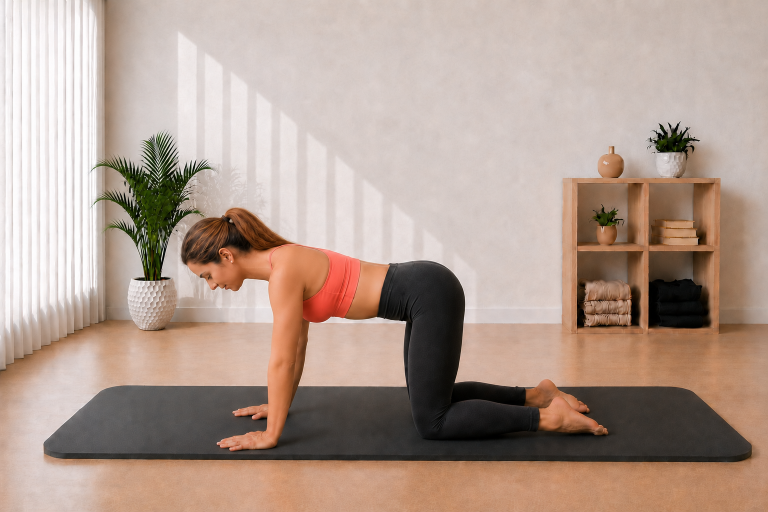
#> input picture Pilates Assets/02_Exercise_Cards/Thread the Needle/thread_the_needle_start_v02.png, 1536 x 1024 px (shown at 1/2 size); the run also reads 1 picture not shown here
$ python build_thread_the_needle_cards.py
#> lines starting #> are read from the running program, lines starting #| are printed output that depends on the picture; after the words box and inside, x2 and y2 are one past the last pixel; in counts of white or black regions, pixels touching at a corner belong together
# -*- coding: utf-8 -*-
from pathlib import Path
import hashlib

from PIL import Image, ImageDraw, ImageFont, ImageOps


BASE = Path(__file__).resolve().parent
START = BASE / "thread_the_needle_start_v02.png"
HERO = BASE / "thread_the_needle_hero_v02.png"
GUIDE = BASE / "thread_the_needle_guide_card_v01.png"
STEP = BASE / "thread_the_needle_step_by_step_v01.png"

BG = (244, 251, 250)
CARD = (255, 255, 255)
INK = (38, 44, 47)
MUTED = (92, 108, 112)
TEAL = (20, 154, 154)
TEAL_D = (14, 122, 123)
LINE = (210, 232, 230)
SOFT = (231, 247, 246)
FONT_DIR = Path(r"C:\Windows\Fonts")


def sha256(path):
    return hashlib.sha256(path.read_bytes()).hexdigest()


def font(name, size):
#> called with name = 'arialbd.ttf', size = 44
    for candidate in (FONT_DIR / name, FONT_DIR / "arial.ttf", FONT_DIR / "segoeui.ttf"):
        if candidate.exists():
            return ImageFont.truetype(str(candidate), size)
    return ImageFont.load_default()


F = {
    "title": font("arialbd.ttf", 44),
    "subtitle": font("arialbd.ttf", 21),
    "h2": font("arialbd.ttf", 25),
    "h3": font("arialbd.ttf", 20),
    "body": font("arial.ttf", 20),
    "small": font("arial.ttf", 17),
    "small_b": font("arialbd.ttf", 17),
    "tiny": font("arial.ttf", 14),
    "step_title": font("arialbd.ttf", 38),
    "step_h": font("arialbd.ttf", 22),
    "step_body": font("arial.ttf", 18),
}


def rounded(draw, box, radius=28, fill=CARD, outline=LINE, width=2):
    draw.rounded_rectangle(box, radius=radius, fill=fill, outline=outline, width=width)


def wrap_text(draw, text, selected_font, max_width):
    lines, current = [], ""
    for word in text.split():
        candidate = (current + " " + word).strip()
        if draw.textbbox((0, 0), candidate, font=selected_font)[2] <= max_width or not current:
            current = candidate
        else:
            lines.append(current)
            current = word
    if current:
        lines.append(current)
    return lines


def draw_wrapped(draw, xy, text, selected_font, fill, max_width, line_gap=7):
    x, y = xy
    for line in wrap_text(draw, text, selected_font, max_width):
        draw.text((x, y), line, font=selected_font, fill=fill)
        y += draw.textbbox((0, 0), line, font=selected_font)[3] + line_gap
    return y


def fit_image(path, size, crop=True):
    with Image.open(path) as source:
        source = source.convert("RGB")
        if crop:
            return ImageOps.fit(source, size, method=Image.Resampling.LANCZOS, centering=(0.5, 0.55))
        contained = ImageOps.contain(source, size, Image.Resampling.LANCZOS)
    canvas = Image.new("RGB", size, CARD)
    canvas.paste(contained, ((size[0] - contained.width) // 2, (size[1] - contained.height) // 2))
    return canvas


def paste_round(base, image, box, radius=22):
    x1, y1, x2, y2 = box
    size = (x2 - x1, y2 - y1)
    if image.size != size:
        image = image.resize(size, Image.Resampling.LANCZOS)
    mask = Image.new("L", size, 0)
    ImageDraw.Draw(mask).rounded_rectangle((0, 0, size[0], size[1]), radius=radius, fill=255)
    base.paste(image, (x1, y1), mask)


def center_text(draw, box, text, selected_font, fill):
    x1, y1, x2, y2 = box
    bounds = draw.textbbox((0, 0), text, font=selected_font)
    draw.text(
        (x1 + (x2 - x1 - (bounds[2] - bounds[0])) / 2,
         y1 + (y2 - y1 - (bounds[3] - bounds[1])) / 2 - 2),
        text,
        font=selected_font,
        fill=fill,
    )


def pill(draw, xy, text, selected_font):
    x, y = xy
    bounds = draw.textbbox((0, 0), text, font=selected_font)
    box = (x, y, x + bounds[2] - bounds[0] + 32, y + bounds[3] - bounds[1] + 16)
    draw.rounded_rectangle(box, radius=16, fill=SOFT, outline=LINE, width=1)
    draw.text((x + 16, y + 7), text, font=selected_font, fill=TEAL_D)
    return box[2] + 8


def draw_icon(draw, center, kind, color=TEAL):
    x, y = center
    if kind == "breath":
        draw.arc((x - 8, y - 8, x + 8, y + 8), 25, 320, fill=color, width=3)
        draw.line((x + 7, y - 8, x + 12, y - 8, x + 12, y - 3), fill=color, width=3)
    elif kind == "focus":
        draw.ellipse((x - 8, y - 8, x + 8, y + 8), outline=color, width=3)
        draw.ellipse((x - 3, y - 3, x + 3, y + 3), fill=color)
    elif kind == "repeat":
        draw.arc((x - 9, y - 7, x + 9, y + 7), 200, 20, fill=color, width=3)
        draw.polygon([(x + 8, y - 8), (x + 14, y - 5), (x + 9, y - 1)], fill=color)


def verify_sources():
    for path in (START, HERO):
        if not path.exists():
            raise FileNotFoundError(path)
        with Image.open(path) as image:
#> image is the input picture: PIL image 1536x1024 RGB; mean R, G, B 177.8, 156.5, 144.3
            if image.mode != "RGB" or image.format != "PNG":
                raise RuntimeError(f"Unexpected source properties for {path.name}: {image.size} {image.mode}")
#> pass 2 of the loop in verify_sources, `for path in (START, HERO):`:
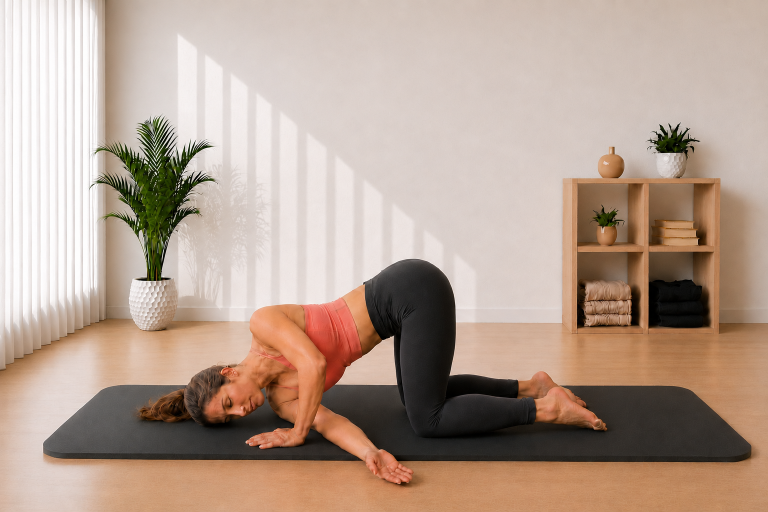
#> input picture Pilates Assets/02_Exercise_Cards/Thread the Needle/thread_the_needle_hero_v02.png, 1536 x 1024 px (shown at 1/2 size)
#> in verify_sources, image is the input picture: PIL image 1536x1024 RGB; mean R, G, B 181.7, 160.1, 145.6


def build_guide():
    image = Image.new("RGB", (780, 1688), BG)
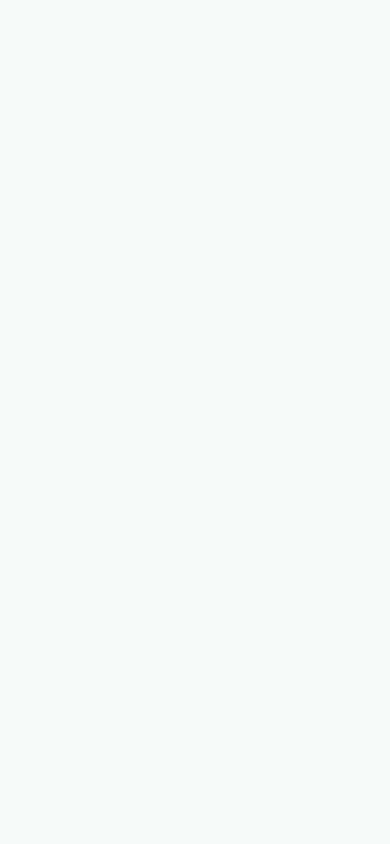
#> image: PIL image 780x1688 RGB (shown at 1/2 size); mean R, G, B 244, 251, 250
    draw = ImageDraw.Draw(image)

    rounded(draw, (34, 34, 746, 146))
    draw.text((62, 48), "THREAD THE NEEDLE", font=F["title"], fill=INK)
    draw.text((62, 98), "Protažení s rotací v kleku", font=F["subtitle"], fill=TEAL_D)
    x = pill(draw, (62, 154), "Mobilita zad", F["small_b"])
#> x = 158
    pill(draw, (x, 154), "Bez pomůcky", F["small_b"])

    rounded(draw, (34, 206, 746, 670))
    paste_round(image, fit_image(HERO, (680, 402), crop=True), (50, 232, 730, 634), 22)
#> in paste_round, `x1, y1, x2, y2 = box`: x1 = 50; y1 = 232; x2 = 730; y2 = 634
#> in paste_round, `size = (x2 - x1, y2 - y1)`: size = (680, 402)
#> in paste_round, `mask = Image.new("L", size, 0)`: mask: PIL image 680x402 L; every value is 0
#> in paste_round, `ImageDraw.Draw(mask).rounded_rectangle((0, 0, size[0], size[1]), radiu..`:
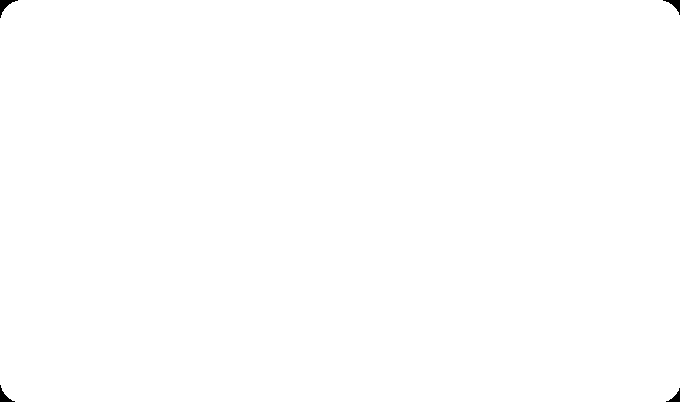
#> mask: PIL image 680x402 L; 99.9% white; 4 black regions, box (x1, y1, x2, y2) and area: (0, 0, 18, 18) 111, (663, 0, 680, 15) 93, (0, 385, 15, 402) 93, (666, 388, 680, 402) 76

    mini_y, mini_w, mini_h = 698, 218, 146
    xs = [34, 274, 514]
    labels = [
        ("START", "Na všech čtyřech", START),
        ("HERO", "Provleč paži", HERO),
        ("START", "Vrať se zpět", START),
    ]
    for index, (x0, (label, caption, source)) in enumerate(zip(xs, labels), 1):
        card_bottom = mini_y + mini_h + 74
        rounded(draw, (x0, mini_y, x0 + mini_w, card_bottom), 22)
        paste_round(image, fit_image(source, (mini_w - 22, mini_h), crop=True),
                    (x0 + 11, mini_y + 10, x0 + mini_w - 11, mini_y + 10 + mini_h), 16)
#> call 2 of fit_image, with size = (196, 146), crop = True
#> in fit_image (call 2), `return ImageOps.fit(source, size, method=Image.Resampling.LANCZOS, cen..`:
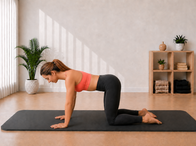
#> returned value: PIL image 196x146 RGB; mean R, G, B 174.9, 153.4, 141.1
#> call 2 of paste_round, with box = (45, 708, 241, 854), radius = 16
#> in paste_round (call 2), `x1, y1, x2, y2 = box`: x1 = 45; y1 = 708; x2 = 241; y2 = 854
#> in paste_round (call 2), `size = (x2 - x1, y2 - y1)`: size = (196, 146)
#> in paste_round (call 2), `mask = Image.new("L", size, 0)`: mask: PIL image 196x146 L; every value is 0
#> in paste_round (call 2), `ImageDraw.Draw(mask).rounded_rectangle((0, 0, size[0], size[1]), radiu..`:
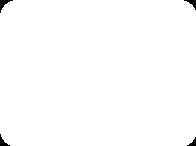
#> mask: PIL image 196x146 L; 99.3% white; 4 black regions, box (x1, y1, x2, y2) and area: (0, 0, 13, 13) 61, (184, 0, 196, 10) 48, (0, 134, 10, 146) 48, (187, 137, 196, 146) 36
        draw.ellipse((x0 + 15, mini_y + 15, x0 + 43, mini_y + 43), fill=TEAL)
        center_text(draw, (x0 + 15, mini_y + 15, x0 + 43, mini_y + 43), str(index), F["tiny"], CARD)
        center_text(draw, (x0 + 5, mini_y + mini_h + 14, x0 + mini_w - 5, mini_y + mini_h + 40), label, F["small_b"], INK)
        center_text(draw, (x0 + 5, mini_y + mini_h + 38, x0 + mini_w - 5, mini_y + mini_h + 59), caption, F["tiny"], MUTED)
#> pass 2 of the loop in build_guide, `for index, (x0, (label, caption, source)) in enumerate(zip(xs, labels)..`:

    info_y, box_w, box_h = 942, 218, 174
    info = [
        ("Dech", ["Výdech při rotaci.", "Nádech při návratu."], "breath"),
        ("Zaměř se", ["Pánev drž nad koleny.", "Ramena nech uvolněná."], "focus"),
        ("Opakování", ["20 s / strana", "2-3 série"], "repeat"),
    ]
    for x0, (title, lines, icon) in zip(xs, info):
        rounded(draw, (x0, info_y, x0 + box_w, info_y + box_h), 22, fill=CARD, outline=(222, 238, 236), width=1)
        draw_icon(draw, (x0 + 28, info_y + 31), icon)
        draw.text((x0 + 48, info_y + 19), title, font=F["small_b"], fill=INK)
        y = info_y + 58
        for line in lines:
            draw.text((x0 + 18, y), line, font=F["tiny"], fill=MUTED)
            y += 27

    rounded(draw, (34, 1152, 746, 1436))
    draw.text((62, 1184), "Krátký průběh", font=F["h2"], fill=INK)
    guide_lines = [
        "1. Začni na všech čtyřech s dlaněmi pod rameny.",
        "2. S výdechem provleč jednu paži pod tělem.",
        "3. Nech rameno a hlavu jemně klesnout k podložce.",
        "4. S nádechem se vrať a vystřídej stranu.",
    ]
    y = 1230
    for line in guide_lines:
        y = draw_wrapped(draw, (62, y), line, F["body"], MUTED, 650, 5) + 5
#> this loop made 4 passes
#> y on passes 1 to 4: 1252, 1274, 1296, 1318
#> after the loop, y = 1318

    rounded(draw, (34, 1466, 746, 1648), 28, fill=(255, 247, 244), outline=(242, 220, 216), width=1)
    draw.text((62, 1498), "Na co si dát pozor", font=F["h2"], fill=INK)
    draw_wrapped(
        draw,
        (62, 1544),
        "Nevytáčej pánev a netlač rameno ani hlavu silou do podložky. Pohyb má zůstat pomalý a příjemný.",
        F["body"],
        MUTED,
        650,
        7,
    )

    image.save(GUIDE, "PNG")


def build_step():
    image = Image.new("RGB", (780, 2280), BG)
#> image: PIL image 780x2280 RGB
    draw = ImageDraw.Draw(image)

    rounded(draw, (34, 34, 746, 136))
    draw.text((62, 48), "Krok za krokem", font=F["step_title"], fill=INK)
    draw.text((62, 94), "Thread the Needle", font=F["small_b"], fill=TEAL_D)

    steps = [
        ("START", START, "Začni na všech čtyřech. Dlaně dej pod ramena, kolena pod kyčle a páteř drž neutrálně."),
        ("HLAVNÍ POHYB", HERO, "S výdechem provleč jednu paži pod tělem. Rameno a hlavu nech jemně klesnout k podložce."),
        ("NÁVRAT", START, "S nádechem se kontrolovaně vrať zpět na všechny čtyři a potom vystřídej stranu."),
    ]

    y = 174
    for index, (title, source, text) in enumerate(steps, 1):
        card_height = 470
        rounded(draw, (34, y, 746, y + card_height))
        paste_round(image, fit_image(source, (680, 300), crop=True), (50, y + 24, 730, y + 324), 22)
#> in fit_image (call 5), `return ImageOps.fit(source, size, method=Image.Resampling.LANCZOS, cen..`:
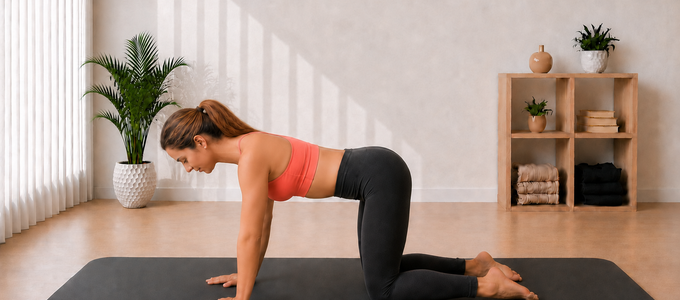
#> returned value: PIL image 680x300 RGB; mean R, G, B 173.8, 152.6, 140.4
#> in paste_round (call 5), `x1, y1, x2, y2 = box`: x1 = 50; y1 = 198; x2 = 730; y2 = 498
#> in paste_round (call 5), `size = (x2 - x1, y2 - y1)`: size = (680, 300)
#> in paste_round (call 5), `mask = Image.new("L", size, 0)`: mask: PIL image 680x300 L; every value is 0
#> in paste_round (call 5), `ImageDraw.Draw(mask).rounded_rectangle((0, 0, size[0], size[1]), radiu..`: mask: PIL image 680x300 L; 99.8% white; 4 black regions, box (x1, y1, x2, y2) and area: (0, 0, 18, 18) 111, (663, 0, 680, 15) 93, (0, 283, 15, 300) 93, (666, 286, 680, 300) 76
#> in paste_round (call 5), `base.paste(image, (x1, y1), mask)`:
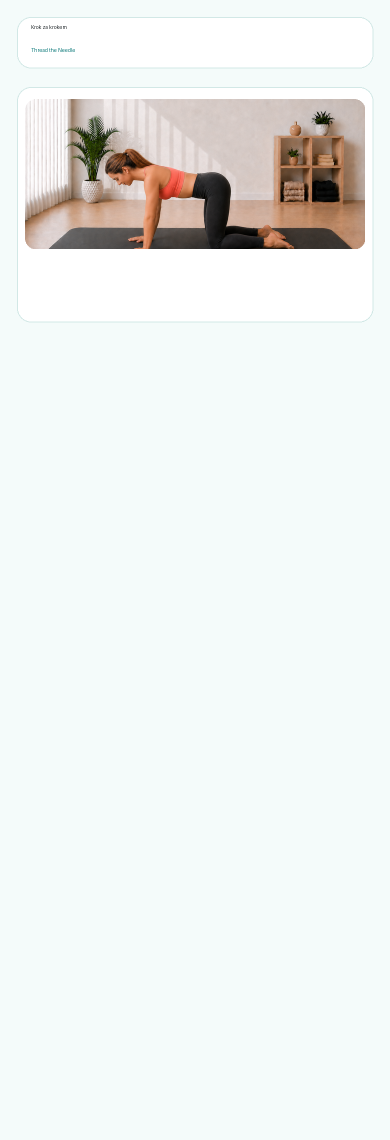
#> base: PIL image 780x2280 RGB (shown at 1/2 size); mean R, G, B 237, 240.1, 237.9
        draw.ellipse((62, y + 38, 104, y + 80), fill=TEAL)
        center_text(draw, (62, y + 38, 104, y + 80), str(index), F["small_b"], CARD)
        draw.text((62, y + 340), title, font=F["step_h"], fill=INK)
        draw_wrapped(draw, (62, y + 372), text, F["step_body"], MUTED, 650, 5)
        y += card_height
        if index < len(steps):
            center_text(draw, (0, y + 13, 780, y + 55), "↓", font("arialbd.ttf", 32), TEAL_D)
            y += 76
#> pass 2 of the loop in build_step, `for index, (title, source, text) in enumerate(steps, 1):`:
#> in fit_image (call 6), `return ImageOps.fit(source, size, method=Image.Resampling.LANCZOS, cen..`:
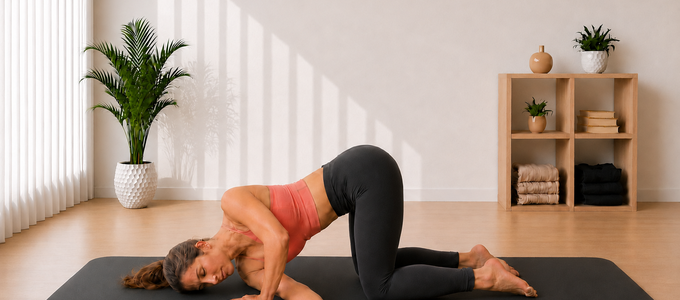
#> returned value: PIL image 680x300 RGB; mean R, G, B 178.4, 157.7, 143.7
#> y1 = 744; y2 = 1044
#> in paste_round (call 6), `base.paste(image, (x1, y1), mask)`:
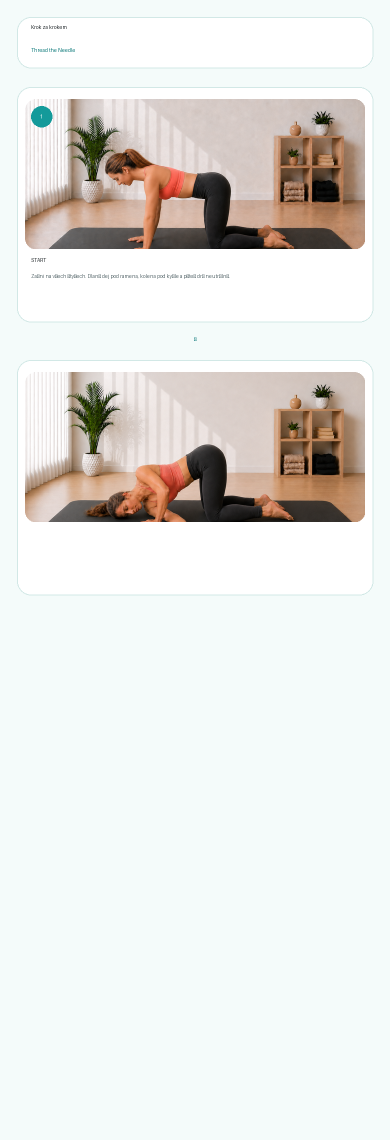
#> base: PIL image 780x2280 RGB (shown at 1/2 size); mean R, G, B 229.9, 229.4, 225.9

    info_y = y + 28
    rounded(draw, (34, info_y, 746, info_y + 126), 28, fill=CARD, outline=LINE, width=1)
    draw.text((62, info_y + 28), "Dech", font=F["h2"], fill=INK)
    draw_wrapped(
        draw,
        (62, info_y + 72),
        "Vydechni při rotaci pod trup. Nadechni se při návratu do výchozí pozice.",
        F["body"],
        MUTED,
        650,
        7,
    )

    image.save(STEP, "PNG")
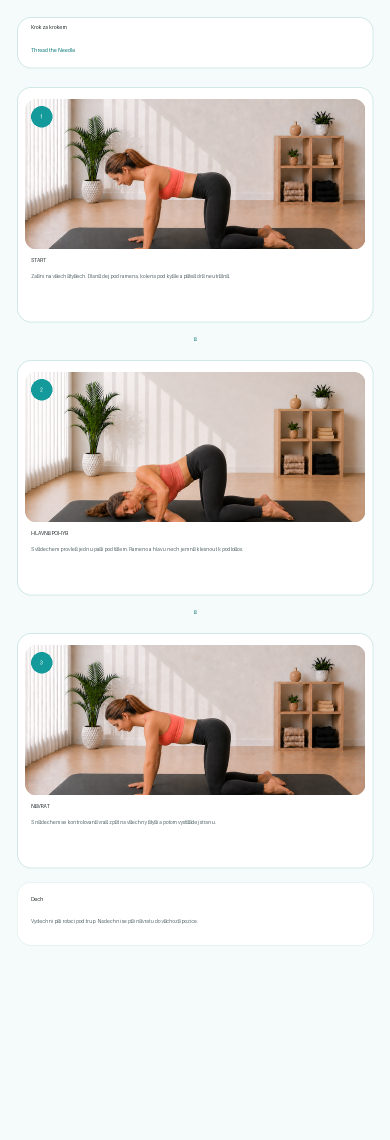
#> saved as thread_the_needle_step_by_step_v01.png: PIL image 780x2280 RGB (shown at 1/2 size); mean R, G, B 222.4, 218.2, 213.4


if __name__ == "__main__":
    verify_sources()
    build_guide()
    build_step()
    for path in (START, HERO, GUIDE, STEP):
        with Image.open(path) as im:
            print(f"{path.name}: {im.size} {im.mode} {sha256(path)}")
#| thread_the_needle_start_v02.png: (1536, 1024) RGB b0f33141f18d3132e1021fb882bfeb79f3bfc159033421f312ab19ea828e1143
#> pass 2 of the loop `for path in (START, HERO, GUIDE, STEP):`:
#| thread_the_needle_hero_v02.png: (1536, 1024) RGB c5f6d15211bf2cdf9fe95ca6319378ee7c4cdaf8cd96d822d402169d4e6e674e
